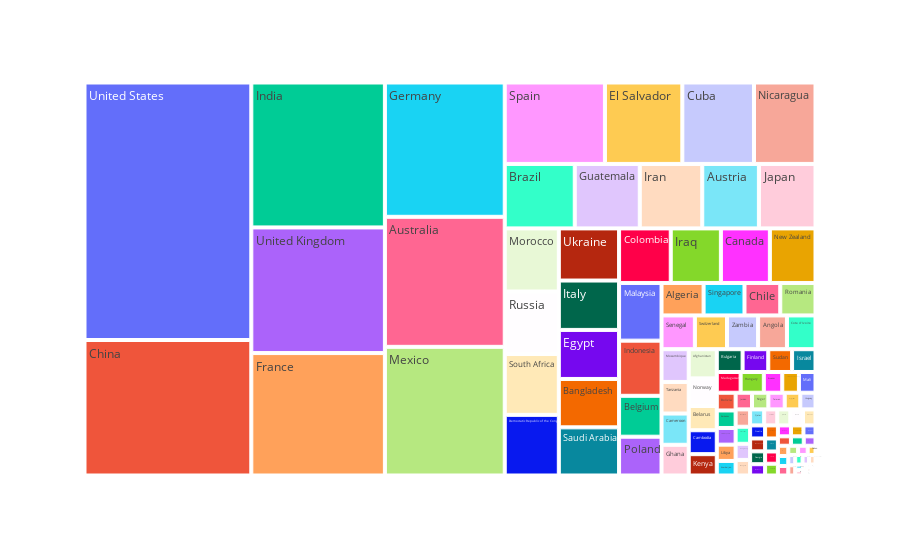

Here is the notebook cell this chart was saved with:
### Markdown cell above
A first observation is that it is difficult to predict the ranking of countries by profit using only their revenue. For example, Australia consistently ranks second in terms of revenue, yet it drops to **7th place** when looking at profit. The same situation occurs with France. 

This indicates that while profit is strongly correlated with revenue at a **global** level, this relationship becomes weaker when looking at **individual countries**.

The Top 5 countries contributing to the company’s profit between 2011 and 2014 are:

1. **United States** — more than 286,300  
2. **China** — approximately 150,000  
3. **India**  
4. **United Kingdom**  
5. **France**

The chart below illustrates the distribution of profit among these countries.

### Code cell
fig=px.treemap(df,path=["Country"],values='Profit')
fig

### Figure 1 — Plotly figure (JSON) as saved in the notebook; plotly's stock layout.template omitted (floating-point values rounded to 4 significant figures; data arrays with more than 128 entries replaced by an {"elided": "..."} marker saying what was removed)
{"data": [{"branchvalues": "total", "domain": {"x": [0, 1], "y": [0, 1]}, "hovertemplate": "labels=%{label}<br>Profit=%{value}<br>parent=%{parent}<br>id=%{id}<extra></extra>", "ids": {"elided": "147 str values"}, "labels": {"elided": "147 str values"}, "name": "", "parents": {"elided": "147 str values"}, "type": "treemap", "values": {"elided": "147 float values"}}], "layout": {"legend": {"tracegroupgap": 0}, "margin": {"t": 60}}}
